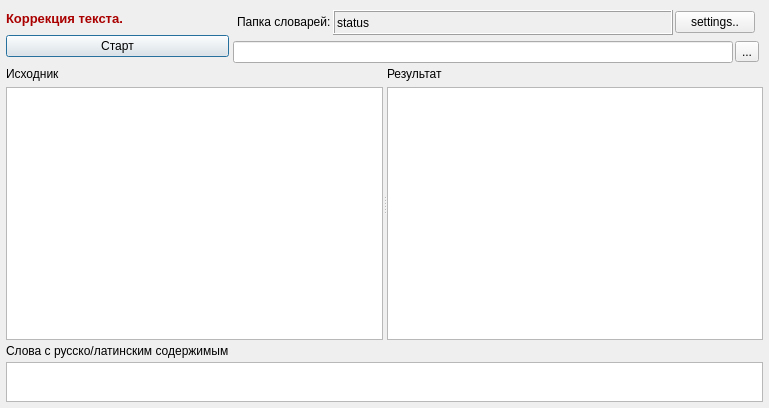
<?xml version="1.0" encoding="UTF-8"?>
<ui version="4.0">
 <class>Widget</class>
 <widget class="QWidget" name="Widget">
  <property name="geometry">
   <rect>
    <x>0</x>
    <y>0</y>
    <width>755</width>
    <height>408</height>
   </rect>
  </property>
  <property name="windowTitle">
   <string>Widget</string>
  </property>
  <layout class="QGridLayout" name="gridLayout" rowstretch="0,1,1,0" columnstretch="0,0,0">
   <property name="leftMargin">
    <number>6</number>
   </property>
   <property name="topMargin">
    <number>6</number>
   </property>
   <property name="rightMargin">
    <number>6</number>
   </property>
   <property name="bottomMargin">
    <number>6</number>
   </property>
   <property name="spacing">
    <number>4</number>
   </property>
   <item row="1" column="0" colspan="3">
    <widget class="QSplitter" name="splitter">
     <property name="orientation">
      <enum>Qt::Horizontal</enum>
     </property>
     <widget class="QWidget" name="layoutWidget">
      <layout class="QVBoxLayout" name="verticalLayout">
       <item>
        <widget class="QLabel" name="label_3">
         <property name="text">
          <string>Исходник</string>
         </property>
        </widget>
       </item>
       <item>
        <widget class="QPlainTextEdit" name="input_plainTE">
         <property name="tabChangesFocus">
          <bool>true</bool>
         </property>
         <property name="lineWrapMode">
          <enum>QPlainTextEdit::WidgetWidth</enum>
         </property>
        </widget>
       </item>
      </layout>
     </widget>
     <widget class="QWidget" name="layoutWidget">
      <layout class="QVBoxLayout" name="verticalLayout_2">
       <item>
        <widget class="QLabel" name="label_4">
         <property name="text">
          <string>Результат</string>
         </property>
        </widget>
       </item>
       <item>
        <widget class="QPlainTextEdit" name="output_plainTE">
         <property name="tabChangesFocus">
          <bool>true</bool>
         </property>
         <property name="lineWrapMode">
          <enum>QPlainTextEdit::WidgetWidth</enum>
         </property>
        </widget>
       </item>
      </layout>
     </widget>
    </widget>
   </item>
   <item row="0" column="1">
    <layout class="QVBoxLayout" name="verticalLayout_4" stretch="0,0">
     <property name="spacing">
      <number>2</number>
     </property>
     <property name="sizeConstraint">
      <enum>QLayout::SetDefaultConstraint</enum>
     </property>
     <item>
      <layout class="QHBoxLayout" name="horizontalLayout_2">
       <property name="leftMargin">
        <number>4</number>
       </property>
       <property name="topMargin">
        <number>4</number>
       </property>
       <property name="rightMargin">
        <number>4</number>
       </property>
       <property name="bottomMargin">
        <number>4</number>
       </property>
       <item>
        <widget class="QLabel" name="label_2">
         <property name="sizePolicy">
          <sizepolicy hsizetype="Fixed" vsizetype="Fixed">
           <horstretch>0</horstretch>
           <verstretch>0</verstretch>
          </sizepolicy>
         </property>
         <property name="text">
          <string>Папка словарей:</string>
         </property>
        </widget>
       </item>
       <item>
        <widget class="QFrame" name="frame">
         <property name="sizePolicy">
          <sizepolicy hsizetype="Minimum" vsizetype="Preferred">
           <horstretch>0</horstretch>
           <verstretch>0</verstretch>
          </sizepolicy>
         </property>
         <property name="minimumSize">
          <size>
           <width>0</width>
           <height>25</height>
          </size>
         </property>
         <property name="maximumSize">
          <size>
           <width>16777215</width>
           <height>25</height>
          </size>
         </property>
         <property name="frameShape">
          <enum>QFrame::Box</enum>
         </property>
         <property name="frameShadow">
          <enum>QFrame::Raised</enum>
         </property>
         <layout class="QHBoxLayout" name="horizontalLayout_3">
          <property name="spacing">
           <number>3</number>
          </property>
          <property name="leftMargin">
           <number>2</number>
          </property>
          <property name="topMargin">
           <number>2</number>
          </property>
          <property name="rightMargin">
           <number>2</number>
          </property>
          <property name="bottomMargin">
           <number>2</number>
          </property>
          <item>
           <widget class="QLabel" name="label_status">
            <property name="sizePolicy">
             <sizepolicy hsizetype="Minimum" vsizetype="Preferred">
              <horstretch>0</horstretch>
              <verstretch>0</verstretch>
             </sizepolicy>
            </property>
            <property name="minimumSize">
             <size>
              <width>0</width>
              <height>0</height>
             </size>
            </property>
            <property name="text">
             <string>status</string>
            </property>
           </widget>
          </item>
         </layout>
        </widget>
       </item>
       <item>
        <widget class="QPushButton" name="pb_settings">
         <property name="sizePolicy">
          <sizepolicy hsizetype="Maximum" vsizetype="Fixed">
           <horstretch>0</horstretch>
           <verstretch>0</verstretch>
          </sizepolicy>
         </property>
         <property name="text">
          <string>settings..</string>
         </property>
        </widget>
       </item>
      </layout>
     </item>
     <item>
      <layout class="QHBoxLayout" name="horizontalLayout" stretch="0,1">
       <item>
        <widget class="QLineEdit" name="folder_dict">
         <property name="sizePolicy">
          <sizepolicy hsizetype="Expanding" vsizetype="Fixed">
           <horstretch>0</horstretch>
           <verstretch>0</verstretch>
          </sizepolicy>
         </property>
         <property name="minimumSize">
          <size>
           <width>500</width>
           <height>0</height>
          </size>
         </property>
        </widget>
       </item>
       <item>
        <widget class="QToolButton" name="toolButton">
         <property name="text">
          <string>...</string>
         </property>
        </widget>
       </item>
      </layout>
     </item>
    </layout>
   </item>
   <item row="3" column="0" colspan="3">
    <widget class="QListWidget" name="listWidget">
     <property name="sizePolicy">
      <sizepolicy hsizetype="Expanding" vsizetype="Fixed">
       <horstretch>0</horstretch>
       <verstretch>0</verstretch>
      </sizepolicy>
     </property>
     <property name="minimumSize">
      <size>
       <width>0</width>
       <height>40</height>
      </size>
     </property>
     <property name="maximumSize">
      <size>
       <width>16777215</width>
       <height>40</height>
      </size>
     </property>
     <property name="toolTip">
      <string>&lt;html&gt;&lt;head/&gt;&lt;body&gt;&lt;p&gt;список слов со смешанным рус/лат содержимым...&lt;/p&gt;&lt;/body&gt;&lt;/html&gt;</string>
     </property>
     <property name="editTriggers">
      <set>QAbstractItemView::AllEditTriggers</set>
     </property>
    </widget>
   </item>
   <item row="0" column="0">
    <layout class="QVBoxLayout" name="verticalLayout_3">
     <item>
      <widget class="QLabel" name="label">
       <property name="sizePolicy">
        <sizepolicy hsizetype="Maximum" vsizetype="Maximum">
         <horstretch>0</horstretch>
         <verstretch>0</verstretch>
        </sizepolicy>
       </property>
       <property name="text">
        <string>&lt;html&gt;&lt;head/&gt;&lt;body&gt;&lt;p&gt;&lt;span style=&quot; font-size:10pt; font-weight:600; color:#aa0000;&quot;&gt;Коррекция текста.&lt;/span&gt;&lt;/p&gt;&lt;/body&gt;&lt;/html&gt;</string>
       </property>
      </widget>
     </item>
     <item>
      <widget class="QPushButton" name="pushButton">
       <property name="text">
        <string>Старт</string>
       </property>
       <property name="autoDefault">
        <bool>true</bool>
       </property>
       <property name="default">
        <bool>true</bool>
       </property>
      </widget>
     </item>
    </layout>
   </item>
   <item row="0" column="2">
    <spacer name="horizontalSpacer">
     <property name="orientation">
      <enum>Qt::Horizontal</enum>
     </property>
     <property name="sizeHint" stdset="0">
      <size>
       <width>48</width>
       <height>20</height>
      </size>
     </property>
    </spacer>
   </item>
   <item row="2" column="0">
    <widget class="QLabel" name="label_5">
     <property name="sizePolicy">
      <sizepolicy hsizetype="Preferred" vsizetype="Maximum">
       <horstretch>0</horstretch>
       <verstretch>0</verstretch>
      </sizepolicy>
     </property>
     <property name="text">
      <string>Слова с русско/латинским содержимым</string>
     </property>
    </widget>
   </item>
  </layout>
 </widget>
 <resources/>
 <connections/>
</ui>
